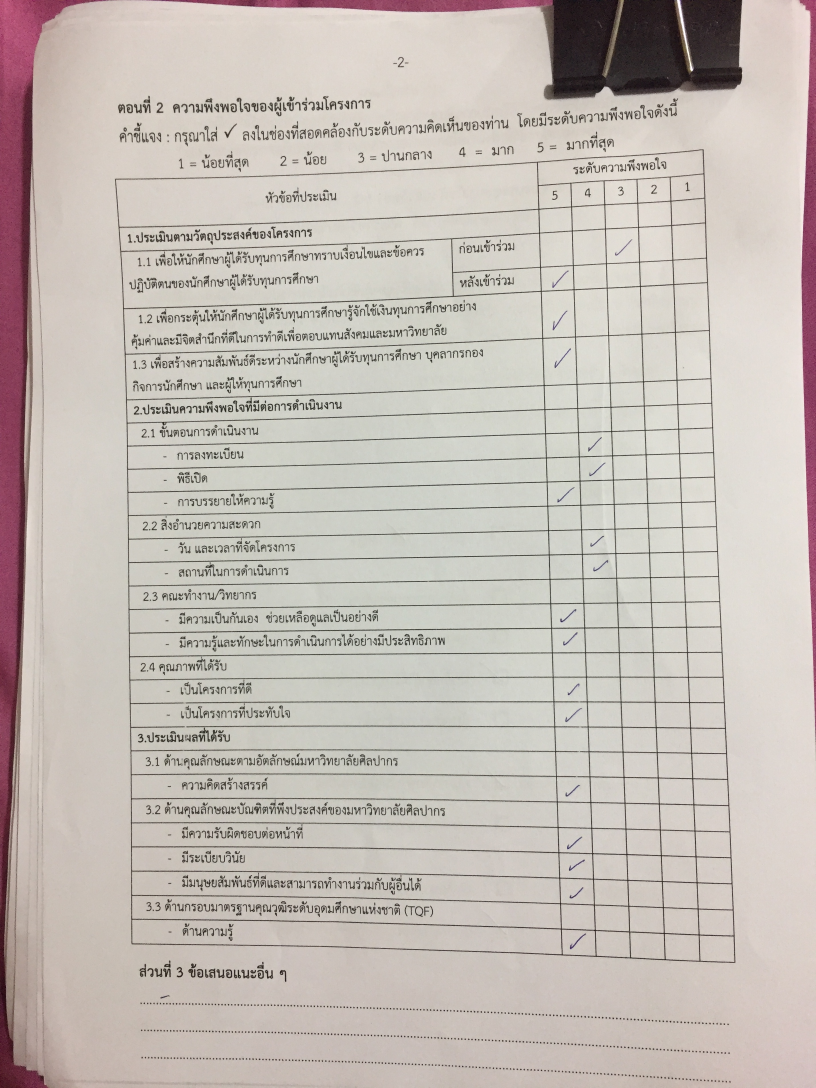
#> input picture images/IMG_1511.JPG, 2448 x 3264 px (shown at 1/3 size)
$ python -i counting.py   (imports and definitions only)   (older library calls are emulated)
#> lines starting #> are read from the running program, lines starting #| are printed output that depends on the picture; after the words box and inside, x2 and y2 are one past the last pixel; in counts of white or black regions, pixels touching at a corner belong together
#> further down, picture is the input picture: shape (3264, 2448, 3); mean B, G, R 182.2, 188.5, 196.7
'''
    File name: counting.py
    Author: skconan
    Date created: 2018/03/06
    Date last modified: 2018/03/08
    Python Version: 3.6.1
'''

import cv2 as cv
import numpy as np
from operator import itemgetter

pts = []
LEVEL = 5
ROWS_IGNORE = [1, 6, 7, 11, 14, 17, 20, 21, 23, 27]
TABLE_HEIGHT, TABLE_WIDTH = 800, 300


# [15 lines left out: function get_kernel, not called in this run]


def clahe_gray(img_gray):
    clahe = cv.createCLAHE(clipLimit=2, tileGridSize=(8, 8))
    res_gray = clahe.apply(img_gray)
    return res_gray


# [107 lines left out: functions get_position, draw_circle, warp_perspective, crop, get_score, find_table, not called in this run]


def counting(img):
    # Variable declaration
    global TABLE_HEIGHT, TABLE_WIDTH, pts
    pts = []
    thresh = 170
    text = ''
    font = cv.FONT_HERSHEY_SIMPLEX
    result_shape = (TABLE_HEIGHT, TABLE_WIDTH)

    print('Counting')

    '''
        Convert BGR to GrayScale Image
        Equalization by Contrast-limited adaptive histogram equalization (CLAHE)
        Convert GrayScale to Binary Image by thresh
    '''
    gray = cv.cvtColor(img, cv.COLOR_BGR2GRAY)
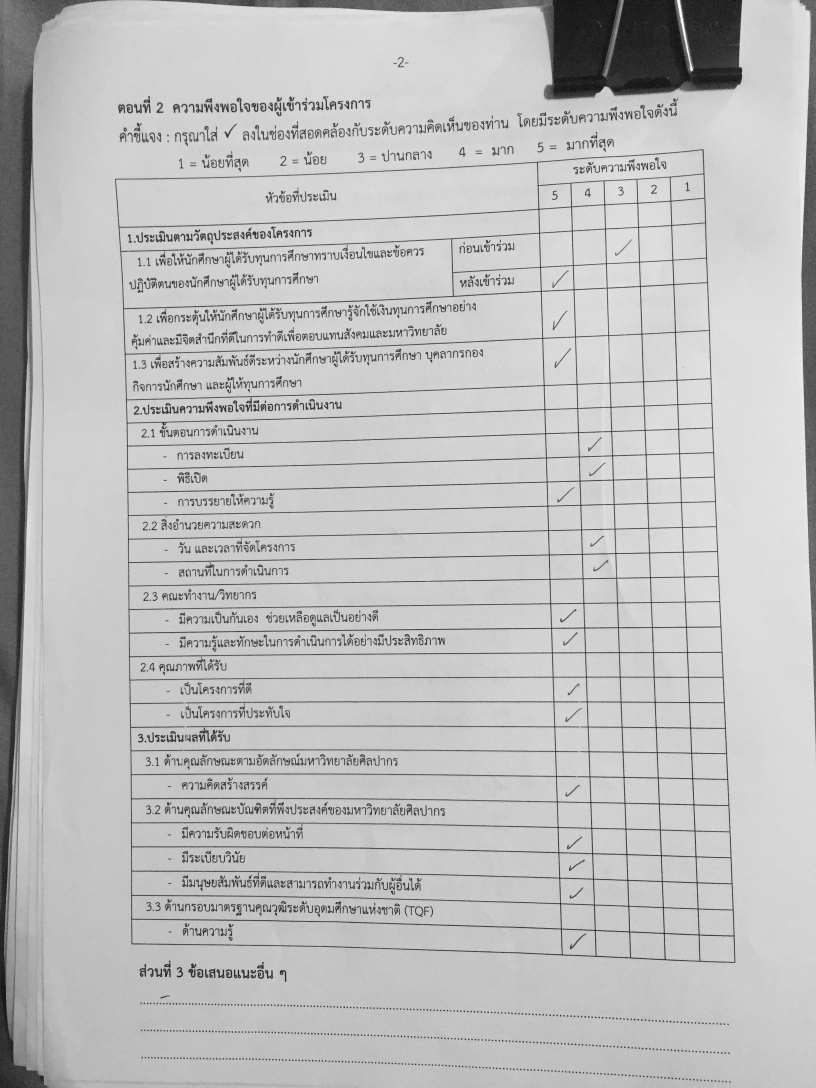
#> gray: shape (3264, 2448) (shown at 1/3 size); min 1, max 254, mean 190.3
    cl = clahe_gray(gray)
    _, th_main = cv.threshold(cl, thresh, 255, cv.THRESH_BINARY)
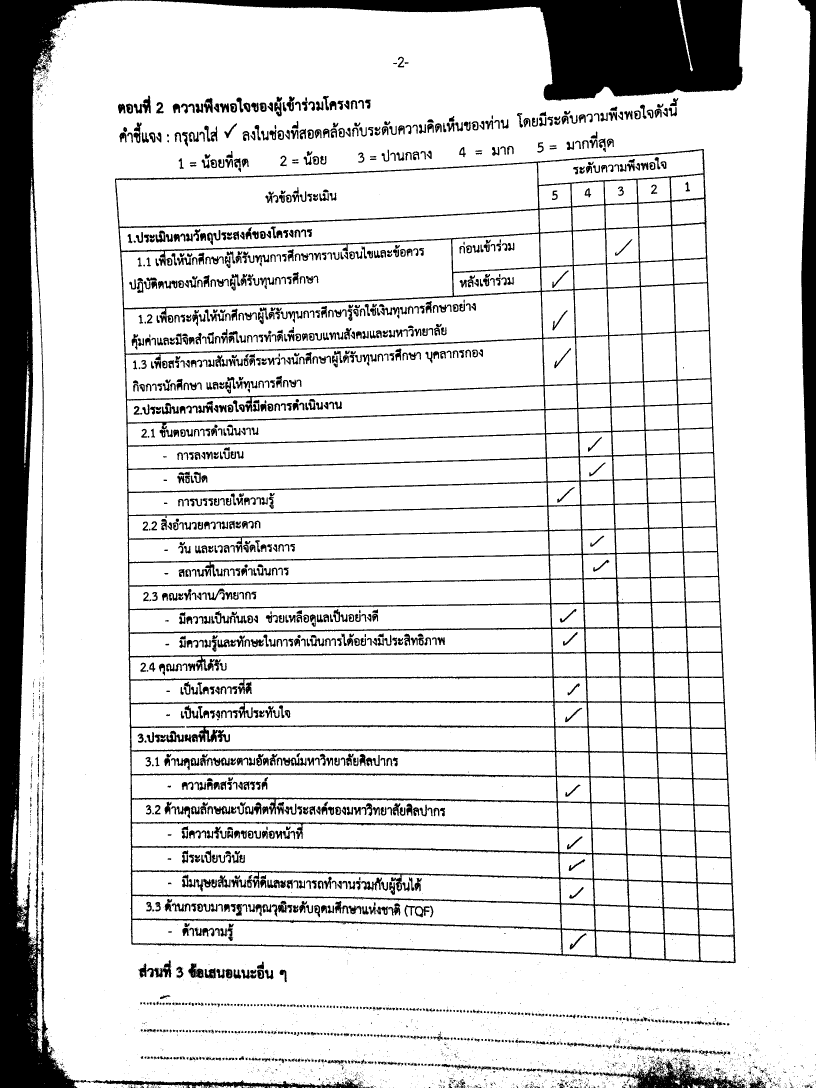
#> th_main: shape (3264, 2448) (shown at 1/3 size); 85.5% white; 4828 black regions (3274 under 20 px), largest, box (x1, y1, x2, y2) and area: (0, 0, 2228, 3264) 500586, (345, 447, 2207, 2890) 277451, (2394, 0, 2448, 2262) 59387

    # Add inner border to frame
    mask = np.zeros(result_shape, dtype=np.uint8)
    cv.rectangle(mask, (2, 2), (298, 798), (255), -1)
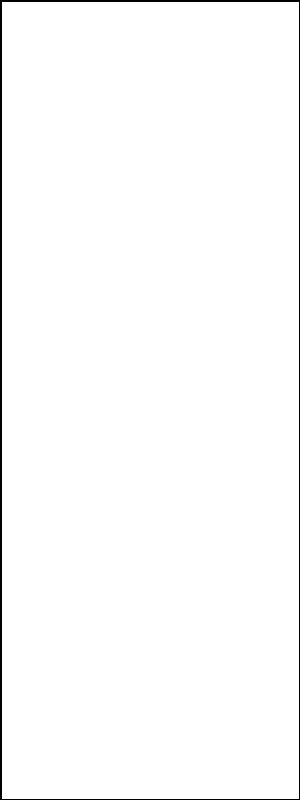
#> mask: shape (800, 300); 98.6% white; 1 black region, box (x1, y1, x2, y2) and area: (0, 0, 300, 800) 3291
#> (the run stopped early here; a loop or call above may not have finished)

$ run again, on images/IMG_1515.JPG
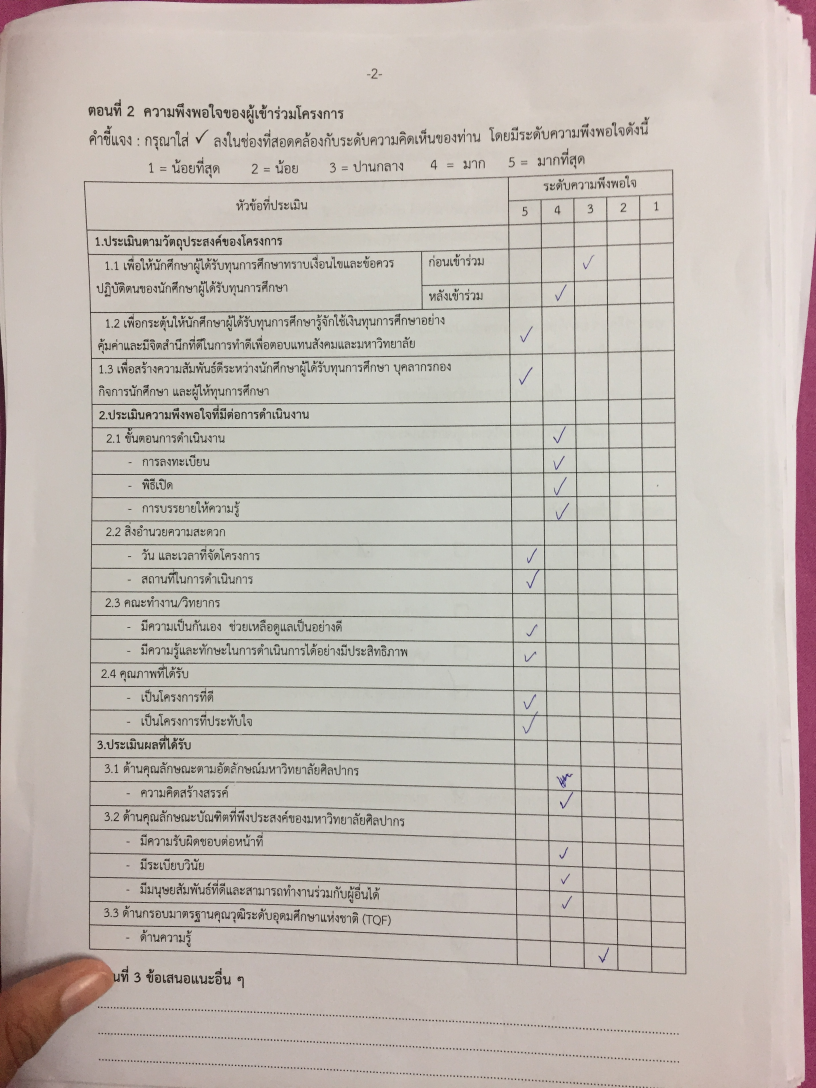
#> input picture images/IMG_1515.JPG, 2448 x 3264 px (shown at 1/3 size)
#> picture is the input picture: shape (3264, 2448, 3); mean B, G, R 179.6, 186, 194.2
#> in counting, `gray = cv.cvtColor(img, cv.COLOR_BGR2GRAY)`:
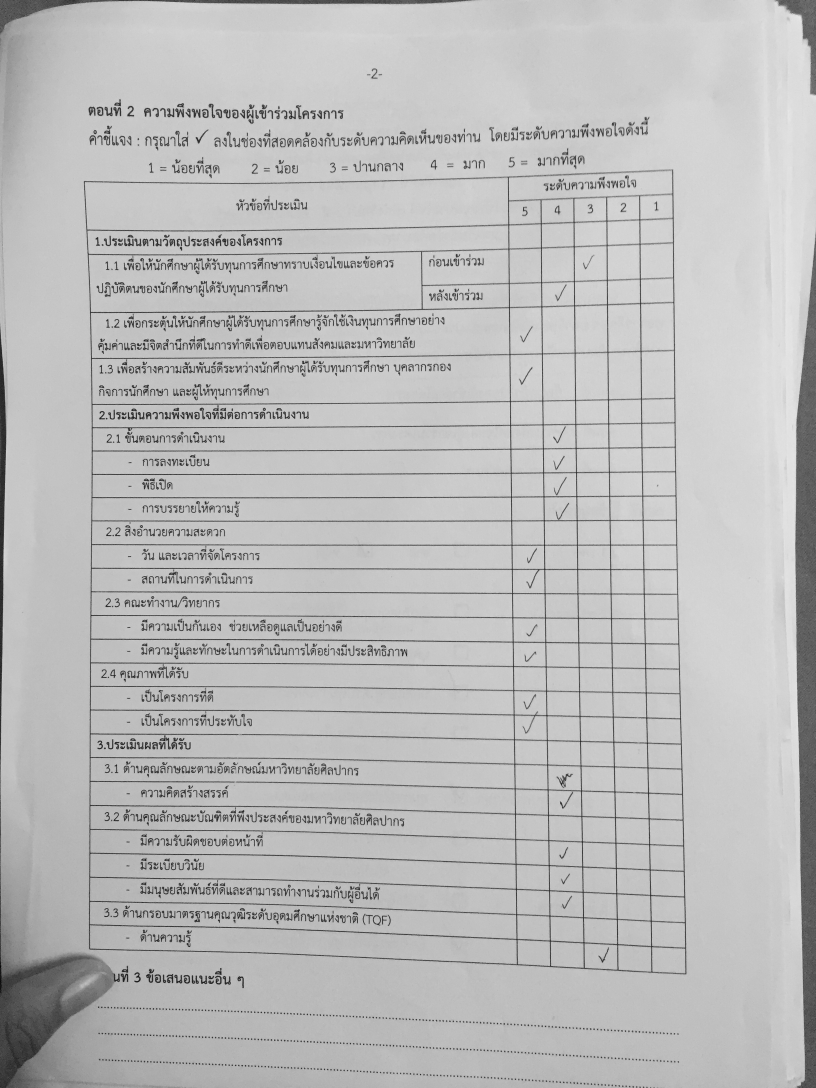
#> gray: shape (3264, 2448) (shown at 1/3 size); min 2, max 237, mean 187.8
#> in counting, `_, th_main = cv.threshold(cl, thresh, 255, cv.THRESH_BINARY)`:
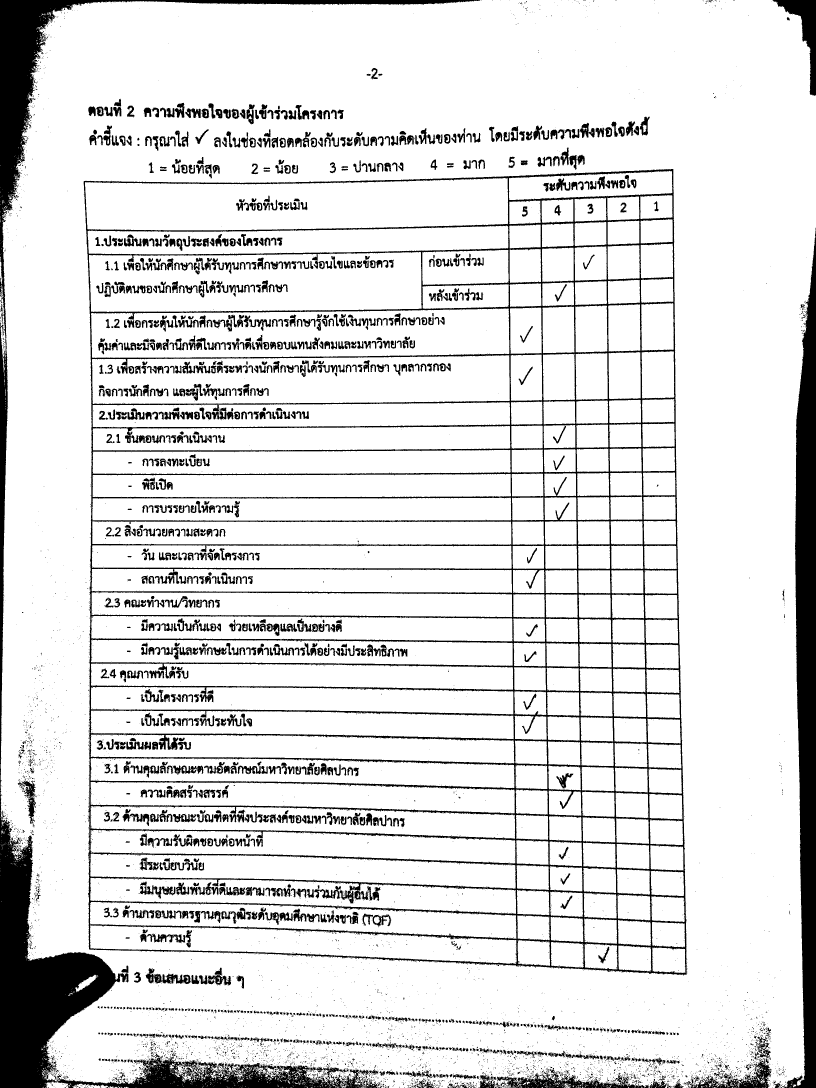
#> th_main: shape (3264, 2448) (shown at 1/3 size); 87.1% white; 8791 black regions (7474 under 20 px), largest, box (x1, y1, x2, y2) and area: (250, 507, 2062, 2926) 308812, (0, 0, 1441, 3264) 210776, (2352, 683, 2448, 3264) 120604
#> mask: shape (800, 300); 98.6% white; 1 black region, box (x1, y1, x2, y2) and area: (0, 0, 300, 800) 3291
